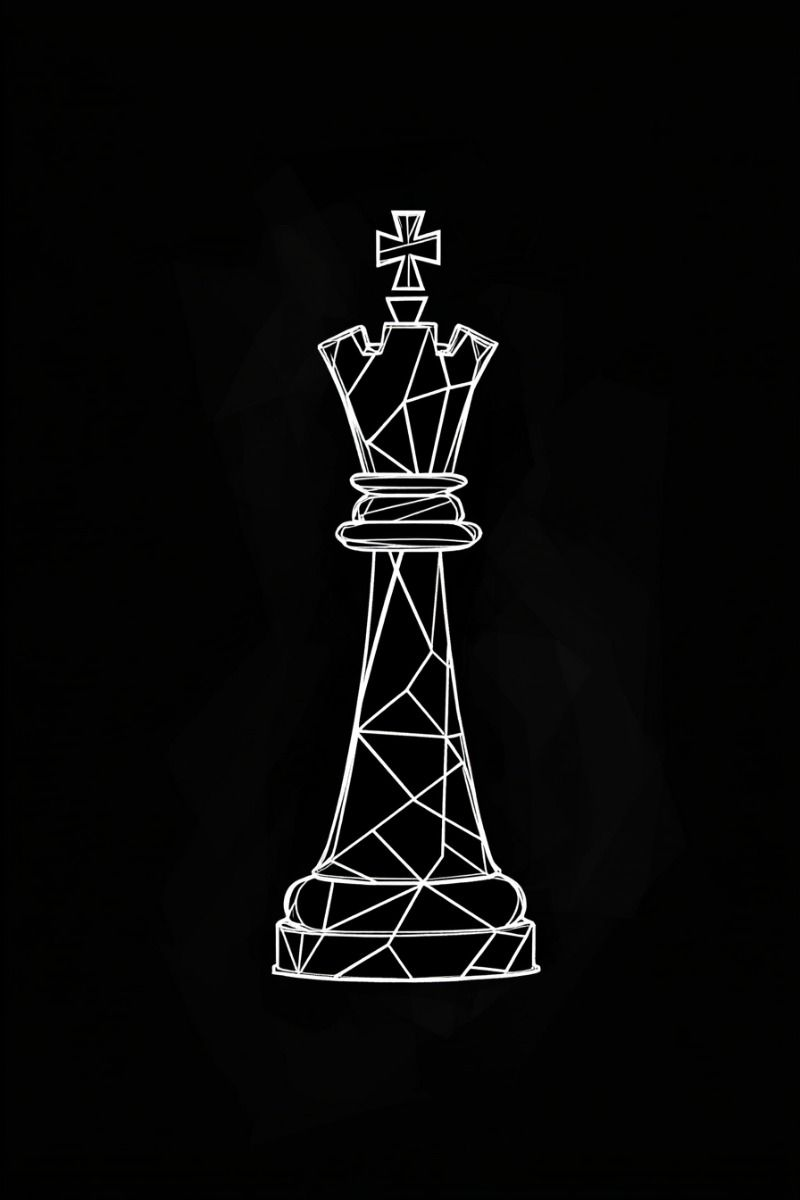
#> input picture Chess_Project/dataset/King/1.jpg, 800 x 1200 px, found by its file name
$ jupyter execute --allow-errors Chess.ipynb   (shell and % lines are left out)
#> lines starting #> are read from the running program, lines starting #| are printed output that depends on the picture
[cell 1]
import os
import pandas as pd
import numpy as np
import matplotlib.pyplot as plt
import seaborn as sns
from PIL import Image

# Grafiklerin notebook içinde görünmesi için

BASE_PATH = r"../dataset"
CLASSES = ['Rook', 'Queen', 'Pawn', 'Knight', 'King', 'Bishop']

print("Kütüphaneler yüklendi ve sınıflar tanımlandı.")

[cell 2]
data_list = []

for c in CLASSES:
    class_path = os.path.join(BASE_PATH, c)
    if not os.path.exists(class_path):
        print(f"Hata: {c} klasörü bulunamadı!")
        continue

    for img_name in os.listdir(class_path):
        img_path = os.path.join(class_path, img_name)
        try:
            with Image.open(img_path) as img:
                width, height = img.size
                file_size = os.path.getsize(img_path) / 1024  # KB cinsinden
                data_list.append([c, img_name, width, height, file_size, img.mode])
        except Exception as e:
            # Okunamayan dosyaları 'None' olarak işaretliyoruz (Eksik veri analizi için)
            data_list.append([c, img_name, None, None, None, None])


df = pd.DataFrame(data_list, columns=['Sınıf', 'Dosya_Adi', 'Genislik', 'Yukseklik', 'Boyut_KB', 'Mod'])
print("Veri tarama tamamlandı. Rastgele 10 örnek:")
#> (the rest of this cell did not finish here and is left out)

[cell 3]
plt.figure(figsize=(12, 6))

# Grafiği oluştur
ax = sns.countplot(x='Sınıf', data=df, palette='viridis', order=CLASSES)

# Her sütunun üzerine verisini ekleyen döngü
for p in ax.patches:
    ax.annotate(format(p.get_height(), '.0f'),
                (p.get_x() + p.get_width() / 2., p.get_height()),
                ha = 'center', va = 'center',
                xytext = (0, 9),
                textcoords = 'offset points',
                fontsize=11, fontweight='bold')

plt.title('Sınıf Başına Fotoğraf Sayısı (Veri Dağılımı)', fontsize=15)
plt.xlabel('Satranç Taşı Türü', fontsize=12)
plt.ylabel('Adet', fontsize=12)
plt.ylim(0, df['Sınıf'].value_counts().max() * 1.1) # Sayıların sığması için tavanı yükselt
plt.grid(axis='y', linestyle='--', alpha=0.3)
plt.show()
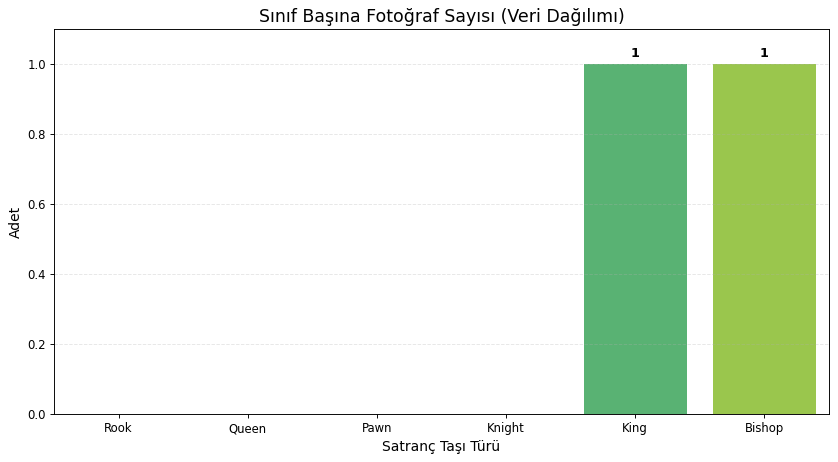
#> figure drawn by matplotlib, 1 panel

[cell 4]
plt.figure(figsize=(8, 5))
missing_values = df.isnull().sum().drop(['Sınıf', 'Dosya_Adi'])
missing_values.plot(kind='bar', color='salmon')
plt.title('Eksik veya Hatalı Dosya Analizi', fontsize=14)
plt.ylabel('Hatalı Dosya Sayısı')
plt.xticks(rotation=45)
plt.show()
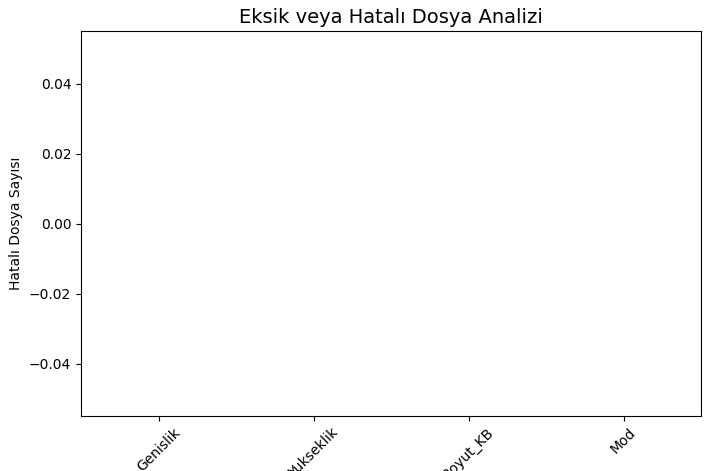
#> figure drawn by matplotlib, 1 panel

if missing_values.sum() == 0:
    print(" Veri setinde okunmayan veya eksik dosya bulunamadı.")
else:
    print(f"Toplam {missing_values.sum()} adet hatalı veri tespit edildi.")

[cell 5]
plt.figure(figsize=(12, 6))
sns.boxplot(x='Sınıf', y='Boyut_KB', data=df)
plt.title('Dosya Boyutlarına Göre Aykırı Değer (Outlier) Analizi', fontsize=14)
plt.ylabel('Boyut (KB)')
plt.show()
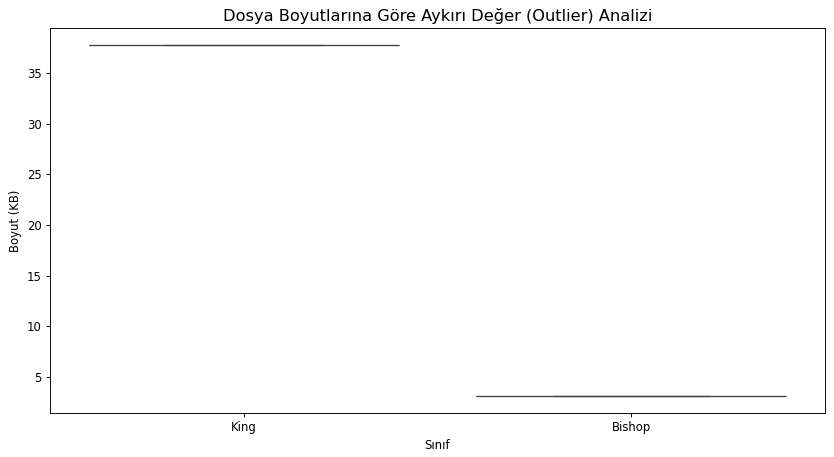
#> figure drawn by matplotlib, 1 panel

print("Yorum: Kutunun çok dışında kalan noktalar, diğer resimlerden aşırı büyük veya küçük dosyalardır.")

[cell 6]
plt.figure(figsize=(15, 5))
#> (the rest of this cell did not finish here and is left out)

[cell 7]
# Rastgele bir resim seç ve oku
random_class = np.random.choice(CLASSES)
random_img_name = np.random.choice(os.listdir(os.path.join(BASE_PATH, random_class)))
img_path = os.path.join(BASE_PATH, random_class, random_img_name)

# Resmi aç ve diziye (array) çevir
img = Image.open(img_path).resize((224, 224))
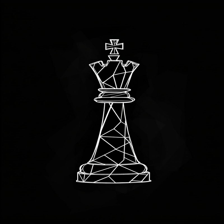
#> img: PIL image 224x224 RGB; mean R, G, B 9, 9, 8.8
img_array = np.array(img)

# NORMALİZASYON: 0-255 aralığını 0-1 aralığına çekiyoruz
img_normalized = img_array / 255.0

# Görselleştirme
plt.figure(figsize=(12, 5))

# Ham Veri Dağılımı
plt.subplot(1, 2, 1)
plt.hist(img_array.ravel(), bins=256, color='gray', alpha=0.7)
plt.title(f'Ham Piksel Dağılımı (Min: {img_array.min()}, Max: {img_array.max()})')
plt.xlabel('Piksel Değeri')
plt.ylabel('Piksel Sayısı (Frekans)')

# Normalize Veri Dağılımı
plt.subplot(1, 2, 2)
plt.hist(img_normalized.ravel(), bins=50, color='blue', alpha=0.7)
plt.title(f'Normalize Dağılım (Min: {img_normalized.min():.1f}, Max: {img_normalized.max():.1f})')
plt.xlabel('Normalize Değer')
plt.ylabel('Piksel Sayısı (Frekans)')

plt.tight_layout()
plt.show()
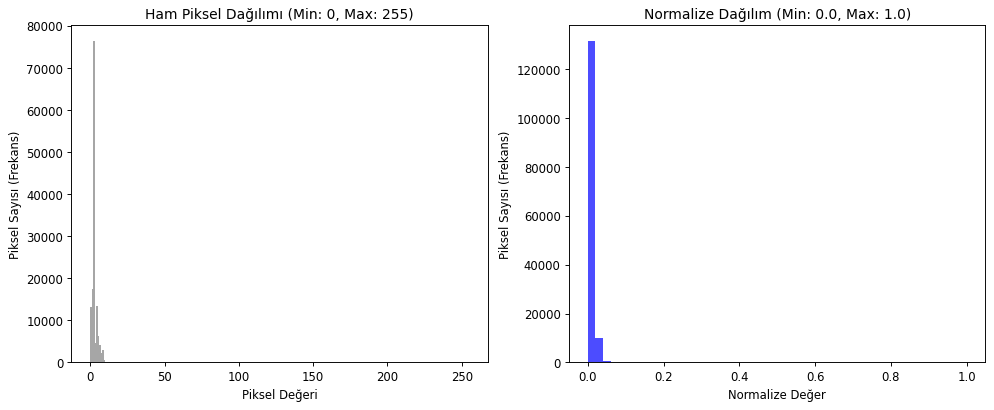
#> figure drawn by matplotlib, 2 panels; panel 1: tallest bar 76269 high, from x = 1.99 to 2.99; panel 2: tallest bar 131311 high, from x = 1.73e-18 to 0.02

print("İşlem Özeti: Piksel değerleri 255'e bölünerek [0, 1] aralığına sıkıştırıldı.")

[cell 8]
def preprocess_image(image_path, target_size=(224, 224)):
    """
    Resmi okur, boyutlandırır ve normalize eder.
    """
    try:
        # 1. Resmi aç
        with Image.open(image_path) as img:
            # 2. RGB moduna çevir (şeffaf resimlerdeki hata payını önler)
            img = img.convert('RGB')
            # 3. Yeniden Boyutlandırma (Resizing)
            img = img.resize(target_size)
            # 4. Normalize Etme (0-1 aralığına çekme)
            img_arr = np.array(img) / 255.0
            return img_arr
    except Exception as e:
        return None

print("Ön işleme fonksiyonu hazır. Final aşamasında tüm veriler bu filtreden geçecek.")

[cell 9]
# 1. Rastgele bir resim seç ve oku
random_class = np.random.choice(CLASSES)
class_path = os.path.join(BASE_PATH, random_class)
random_img_name = np.random.choice(os.listdir(class_path))
img_path = os.path.join(class_path, random_img_name)

# 2. Resmi aç, RGB'ye çevir ve boyutlandır
img = Image.open(img_path).convert('RGB').resize((224, 224))
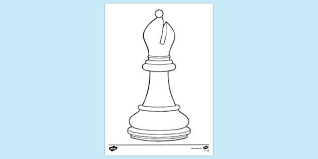
#> input picture Chess_Project/dataset/Bishop/1.png, 318 x 159 px, found by its file name
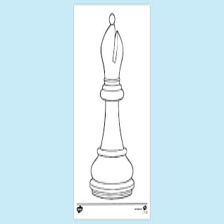
#> img: PIL image 224x224 RGB; mean R, G, B 215.3, 238.2, 246.2
img_array = np.array(img)

# 3. Normalizasyon İşlemi
img_normalized = img_array / 255.0

# 4. Görselleştirme ve Sayısal Kanıt
plt.figure(figsize=(15, 6))

# Sol taraf: Orijinal Resim
plt.subplot(1, 2, 1)
plt.imshow(img_array)
plt.title(f"Orijinal Görüntü: {random_class}\n(Piksel Aralığı: {img_array.min()}-{img_array.max()})")
plt.axis('off')

# Sağ taraf: Normalize edilmiş halinin küçük bir parçasının (matris) gösterimi
plt.subplot(1, 2, 2)
plt.text(0.5, 0.5, f"Normalize Edilmiş Matris Örneği (İlk 5x5 Piksel):\n\n{img_normalized[:5, :5, 0]}",
         fontsize=10, ha='center', va='center', bbox=dict(facecolor='white', alpha=0.5))
plt.title("Sayısal Normalizasyon Kanıtı [0, 1]")
plt.axis('off')

plt.tight_layout()
plt.show()

print(f"Seçilen taş: {random_class}")
print(f"Ham Piksel Örneği (0-255): {img_array[0,0,0]}")
#| Ham Piksel Örneği (0-255): 201
print(f"Normalize Piksel Örneği (0-1): {img_normalized[0,0,0]:.4f}")
#| Normalize Piksel Örneği (0-1): 0.7882
